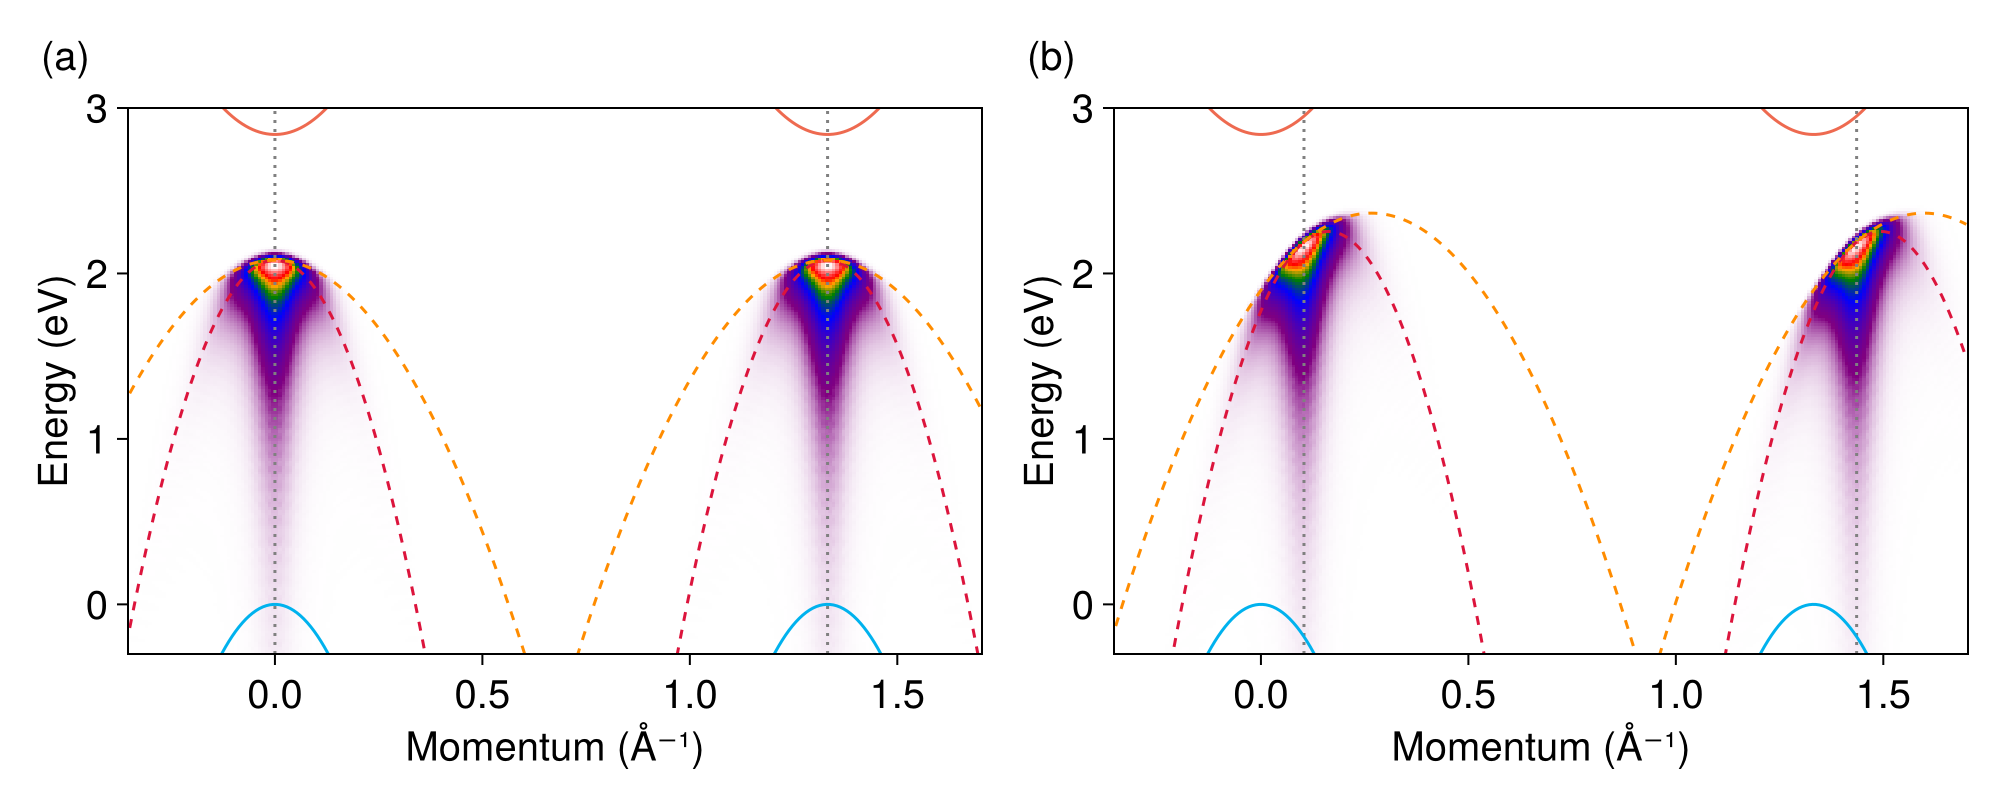

Recreate this plot in Julia.
include("units.jl")
include("qp-bands.jl")
include("broadening.jl")
include("eeh.jl")
include("wfn.jl")
include("arpes.jl")
using CairoMakie
using LaTeXStrings
using Colors

##########################################
#region Parameters

w_side = 4π / (3 * 3.144817974)
w = SVector{2, Float64}([w_side, 0.0])
trion = Intervalley2DChandraTrion(
    m_h = 0.21,
    m_e = 0.37,
    w = w,
    E_g = 2.84,
    E_B = 0.76,
    a = 10.3,
    b = 25.2
)

M = trion.m_h + 2trion.m_e
kx_list = LinRange(-0.35, 1.7, 250) 
k1_list = [SA[kx, 0.0] for kx in kx_list]
k1_grid = reshape(map(Iterators.product(kx_list, kx_list)) do (k_x, k_y)
    SA[k_x, k_y]
end, length(k1_list)^2)
ω_list = LinRange(-0.3, 3.0, 200)

electron_color = colorant"deepskyblue2"
hole_color = colorant"coral2"
shifted_valence_color = colorant"crimson"
shifted_effective_mass_color = colorant"darkorange"
set_theme!(fontsize=20)
f = Figure(size=(1000, 400))

E_c1_curve = map(k1_list) do k_h
    -E_v1(trion, k_h)
end
E_v1_curve = map(k1_list) do k_e
    E_c1(trion, k_e)
end
E_c2_curve = map(k1_list) do k_h
    -E_v2(trion, k_h)
end
E_v2_curve = map(k1_list) do k_e
    E_c2(trion, k_e)
end

#endregion
##########################################

# The zero-momentum case
let 
    P_ratio = 1.0
    P = P_ratio * w
    
    ##########################################
    #region Calculations

    broaden = gaussian_broadening(20fs)
    Ak1k2 = wfn(trion)

    Akω_total = trion_ARPES_eeh(trion, P, k1_grid, k1_list, ω_list, Ak1k2, broaden)

    #endregion
    ##########################################

    ##########################################
    #region Plotting
    
    ax = Axis(f[1, 1], ylabel="Energy (eV)", xlabel="Momentum (Å⁻¹)")
    Label(f[1, 1, TopLeft()], "(a)", padding = (0, 15, 15, 0))
    heatmap!(ax, kx_list, ω_list, Akω_total, colormap=arpes_colormap(transparency_gradience))

    ylims!(ax, (minimum(ω_list), maximum(ω_list)))
    hidedecorations!(ax, ticks = false, ticklabels = false, label = false)

    #endregion
    ##########################################
    
    ##########################################
    #region Labeling

    # The positions of the vertical bars,
    # calculated by setting k_1 = 0 or k_2 = 0.
    let k_e1 = - trion.m_e / M * w + trion.m_e / M * P
        k_e2 = (trion.m_e + trion.m_h) / M * w + trion.m_e / M * P
        vlines!(ax, k_e1[1], linestyle=:dot, color=:gray)
        vlines!(ax, k_e2[1], linestyle=:dot, color=:gray)
    end

    # When e1 is driven out, k_1 is fixed,
    # and k_2 changes freely, so we set k_2 = 0 to maximize the ARPES intensity.
    dispersion_k2_zero = map(k1_list) do k
        k_2 = SA[0.0, 0.0]
        momentum_set = momentum_calc_eeh_e1(trion, P, k, k_2)
        k_h = momentum_set.k_h
        k_e2 = momentum_set.k_e2
        E_trion_eeh(trion, P) - E_residue_eeh_e1(trion, k_e2, k_h)
    end
    lines!(ax, kx_list, dispersion_k2_zero, color=shifted_valence_color, linestyle=:dash)

    # When e2 is driven out, k_2 is fixed,
    # and k_1 changes freely, so we set k_1 = 0 to maximize the ARPES intensity.
    dispersion_k1_zero = map(k1_list) do k
        k_1 = SA[0.0, 0.0]
        momentum_set = momentum_calc_eeh_e2(trion, P, k, k_1)
        k_h = momentum_set.k_h
        k_e1 = momentum_set.k_e1
        E_trion_eeh(trion, P) - E_residue_eeh_e2(trion, k_e1, k_h)
    end
    lines!(ax, kx_list, dispersion_k1_zero, color=shifted_valence_color, linestyle=:dash)

    # The maximal frequency that can be achieved
    dispersion_k1_max = map(k1_list) do k
        E_trion_eeh(trion, P) - trion.E_g - inv_eV * norm(P - w - k)^2 / 2(trion.m_h + trion.m_e)
    end
    dispersion_k2_max = map(k1_list) do k
        E_trion_eeh(trion, P) - trion.E_g - inv_eV * norm(P - k)^2 / 2(trion.m_h + trion.m_e)
    end
    lines!(ax, kx_list, dispersion_k1_max, color=shifted_effective_mass_color, linestyle=:dash)
    lines!(ax, kx_list, dispersion_k2_max, color=shifted_effective_mass_color, linestyle=:dash)

    lines!(ax, kx_list, E_c1_curve, color=electron_color)
    lines!(ax, kx_list, E_c2_curve, color=electron_color)
    lines!(ax, kx_list, E_v1_curve, color=hole_color)
    lines!(ax, kx_list, E_v2_curve, color=hole_color)

    #endregion
    ##########################################
end

let 
    P_ratio = 1.2
    P = P_ratio * w
    
    ##########################################
    #region Calculations

    broaden = gaussian_broadening(20fs)
    Ak1k2 = wfn(trion)

    Akω_total = trion_ARPES_eeh(trion, P, k1_grid, k1_list, ω_list, Ak1k2, broaden)

    #endregion
    ##########################################

    ##########################################
    #region Plotting
    
    ax = Axis(f[1, 2], ylabel="Energy (eV)", xlabel="Momentum (Å⁻¹)")
    Label(f[1, 2, TopLeft()], "(b)", padding = (0, 15, 15, 0))
    heatmap!(ax, kx_list, ω_list, Akω_total, colormap=arpes_colormap(transparency_gradience))

    ylims!(ax, (minimum(ω_list), maximum(ω_list)))
    hidedecorations!(ax, ticks = false, ticklabels = false, label = false)

    #endregion
    ##########################################
    
    ##########################################
    #region Labeling

    # The positions of the vertical bars,
    # calculated by setting k_1 = 0 or k_2 = 0.
    let k_e1 = - trion.m_e / M * w + trion.m_e / M * P
        k_e2 = (trion.m_e + trion.m_h) / M * w + trion.m_e / M * P
        vlines!(ax, k_e1[1], linestyle=:dot, color=:gray)
        vlines!(ax, k_e2[1], linestyle=:dot, color=:gray)
    end

    # When e1 is driven out, k_1 is fixed,
    # and k_2 changes freely, so we set k_2 = 0 to maximize the ARPES intensity.
    dispersion_k2_zero = map(k1_list) do k
        k_2 = SA[0.0, 0.0]
        momentum_set = momentum_calc_eeh_e1(trion, P, k, k_2)
        k_h = momentum_set.k_h
        k_e2 = momentum_set.k_e2
        E_trion_eeh(trion, P) - E_residue_eeh_e1(trion, k_e2, k_h)
    end
    lines!(ax, kx_list, dispersion_k2_zero, color=shifted_valence_color, linestyle=:dash)

    # When e2 is driven out, k_2 is fixed,
    # and k_1 changes freely, so we set k_1 = 0 to maximize the ARPES intensity.
    dispersion_k1_zero = map(k1_list) do k
        k_1 = SA[0.0, 0.0]
        momentum_set = momentum_calc_eeh_e2(trion, P, k, k_1)
        k_h = momentum_set.k_h
        k_e1 = momentum_set.k_e1
        E_trion_eeh(trion, P) - E_residue_eeh_e2(trion, k_e1, k_h)
    end
    lines!(ax, kx_list, dispersion_k1_zero, color=shifted_valence_color, linestyle=:dash)

    # The maximal frequency that can be achieved
    dispersion_k1_max = map(k1_list) do k
        E_trion_eeh(trion, P) - trion.E_g - inv_eV * norm(P - w - k)^2 / 2(trion.m_h + trion.m_e)
    end
    dispersion_k2_max = map(k1_list) do k
        E_trion_eeh(trion, P) - trion.E_g - inv_eV * norm(P - k)^2 / 2(trion.m_h + trion.m_e)
    end
    lines!(ax, kx_list, dispersion_k1_max, color=shifted_effective_mass_color, linestyle=:dash)
    lines!(ax, kx_list, dispersion_k2_max, color=shifted_effective_mass_color, linestyle=:dash)

    lines!(ax, kx_list, E_c1_curve, color=electron_color)
    lines!(ax, kx_list, E_c2_curve, color=electron_color)
    lines!(ax, kx_list, E_v1_curve, color=hole_color)
    lines!(ax, kx_list, E_v2_curve, color=hole_color)

    #endregion
    ##########################################
end

save("eeh-display.png", f)
f